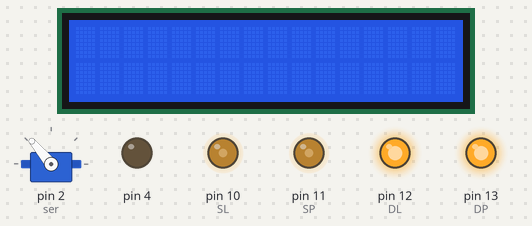
The sketch below on a simulated Arduino Uno, built with avr-gcc and run on an emulated ATmega328P. Parts: servo, 16×2 character LCD, output pins drawn as LEDs (lit = HIGH).

Above: at 0.1 s.
Timing chart, 0 to 1.6 s (numbered marks = the images above):
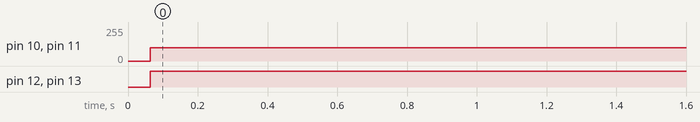

The sketch:

robofest_ekspeditor_1.ino
```cpp
#define SP     11
#define DP     13
#define SL     10
#define DL     12

#include <Servo.h>
Servo ser;
int s = 130;

#define s2  5
#define s3  3
#define out 6

int red   = 0;
int green = 0;
int blue  = 0;
int c     = 0;
int trigPin = A0;
int echoPin = A3;
int ras = 0;
int duration = 0;

#include <Wire.h>
#include <LiquidCrystal_I2C.h>
LiquidCrystal_I2C lcd(0x27,16,2);

void setup() {
  pinMode(trigPin, OUTPUT);
  pinMode(echoPin, INPUT);
  pinMode(DL, OUTPUT);
  pinMode(DP, OUTPUT);
  pinMode(4, OUTPUT);
  ser.attach(2);
  ser.write(s);
  Serial.begin(115200);
  pinMode(s2, OUTPUT);
  pinMode(s3, OUTPUT);
  pinMode(out, INPUT);

  lcd.init();
  lcd.backlight();

  /*
  lcd.setCursor(0, 0);
  lcd.print("Bakaj Egor");
  lcd.setCursor(0, 1);
  lcd.print("Robofest 2019");
  zum();
  */
  //while ((digitalRead(2)) == 1) { delay(10); } zum(); delay(500);
}

  /*
  digitalWrite(DL, HIGH );
  analogWrite(SL, 100);
  digitalWrite(DP, HIGH );
  analogWrite(SP, 100);
  */

  // lcd.setCursor(0, 1);
  // lcd.print(millis()/1000);

  // S.write(150);

  // 1 white
  // 2 black
  // 3 red
  // 4 green
  // 5 blue
  // 6 yellow

void loop() {
  //S.write(90);
  //color();
  //Serial.println(digitalRead(2));
  //rast();
  //Serial.println(ras);
  digitalWrite(DL, HIGH );
  analogWrite(SL, 100);
  digitalWrite(DP, HIGH );
  analogWrite(SP, 100);
  //linia();
}

void dv() {
  rast();
  if (ras < 12) {  // есть предмет
    predmet();
  }
  else {           // нет предмета (движение по линии)
    linia();
  }
}
/*
void v() {
  while (s <= 250) {
    S.write(s);
    delay(2);
    s++;
  }
}

void o() {
  while (s >= 130) {
    S.write(s);
    delay(2);
    s--;
  }
}
*/
void predmet() {

}

void linia() {
  ///*
  digitalWrite(DL, HIGH );
  analogWrite(SL, (100 + 0.13*(analogRead(A1) - analogRead(A2))));
  digitalWrite(DP, HIGH );
  analogWrite(SP, (100 - 0.13*(analogRead(A1) - analogRead(A2))));
  //*/
  /*
  if  (((analogRead(A1)) > 600) && ((analogRead(A2)) > 600)) {
    M1.run(FORWARD);
    M1.setSpeed(70);
    M2.run(FORWARD);
    M2.setSpeed(70);
  }
  if  (((analogRead(A1)) > 600) && ((analogRead(A2)) < 600)) {
    M1.run(FORWARD);
    M1.setSpeed(200);
    M2.run(BACKWARD);
    M2.setSpeed(255);
  }
  if  (((analogRead(A1)) < 600) && ((analogRead(A2)) > 600)) {
    M1.run(BACKWARD);
    M1.setSpeed(255);
    M2.run(FORWARD);
    M2.setSpeed(200);
  }
  */
}

void color() {
  c = 0;
  delay(500);
  while (c == 0) {
    digitalWrite(s2, LOW);
    digitalWrite(s3, LOW);
    red = pulseIn(out, digitalRead(out) == HIGH ? LOW : HIGH);
    digitalWrite(s3, HIGH);
    blue = pulseIn(out, digitalRead(out) == HIGH ? LOW : HIGH);
    digitalWrite(s2, HIGH);
    green = pulseIn(out, digitalRead(out) == HIGH ? LOW : HIGH);
    color_2();
  }
}

void color_2() {
  // 1 white
  // 2 black
  // 3 red
  // 4 green
  // 5 blue
  // 6 yellow

  if ((red < 8) && (green < 8) && (blue < 8)) { c = 1; }
  if ((red > 30) && (green > 30) && (blue > 20)) { c = 2; }
  if (c == 0) {
    if ((red < green)  && (red < blue)        ) { c = 3; }
    if ((green < red)  && (green < (blue + 5))) { c = 4; }
    if ((blue < red)   && (blue < (green - 5))) { c = 5; }
    if ((blue > green) && (blue > red)        ) { c = 6; }
  }
  /*
  Serial.print("red: ");
  Serial.print(red);
  Serial.print("; green: ");
  Serial.print(green);
  Serial.print("; blue: ");
  Serial.print(blue);
  Serial.println(";");

  if (c == 1) { Serial.println("white"); }
  if (c == 2) { Serial.println("black"); }
  if (c == 3) { Serial.println("red"); }
  if (c == 4) { Serial.println("green"); }
  if (c == 5) { Serial.println("blue"); }
  if (c == 6) { Serial.println("yellow"); }
  if (c == 0) { Serial.println("not"); }

  Serial.println("---");
  delay(100);
  */
}

void rast(){
  digitalWrite(trigPin, LOW);
  delayMicroseconds(2);
  digitalWrite(trigPin, HIGH);
  delayMicroseconds(10);
  digitalWrite(trigPin, LOW);
  duration = pulseIn(echoPin, HIGH);
  ras = duration / 58;
}

void zum() {
  digitalWrite (4, HIGH);
  delay (100);
  digitalWrite (4, LOW);
  delay (100);
  digitalWrite (4, HIGH);
  delay (100);
  digitalWrite (4, LOW);
  delay (100);
}
```

Measured:
- by itself, pin 10 (SL), pin 11 (SP): 0/255 → 100/255 at 0.06 s
- by itself, pin 12 (DL), pin 13 (DP): LOW → HIGH at 0.06 s
